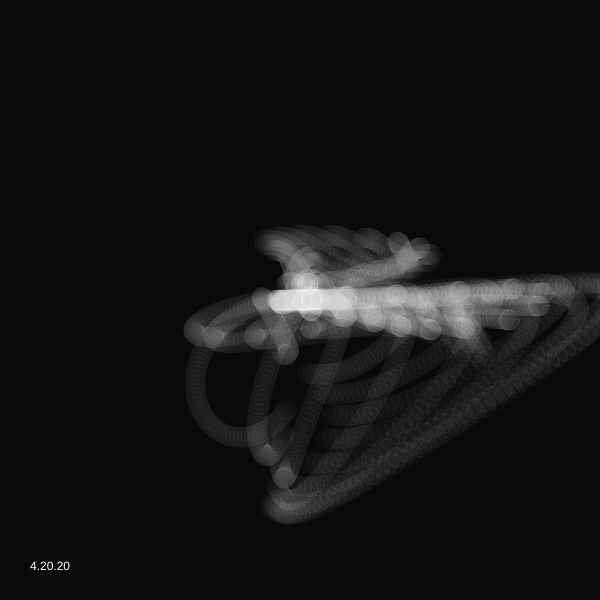
Frame 1 (no input)
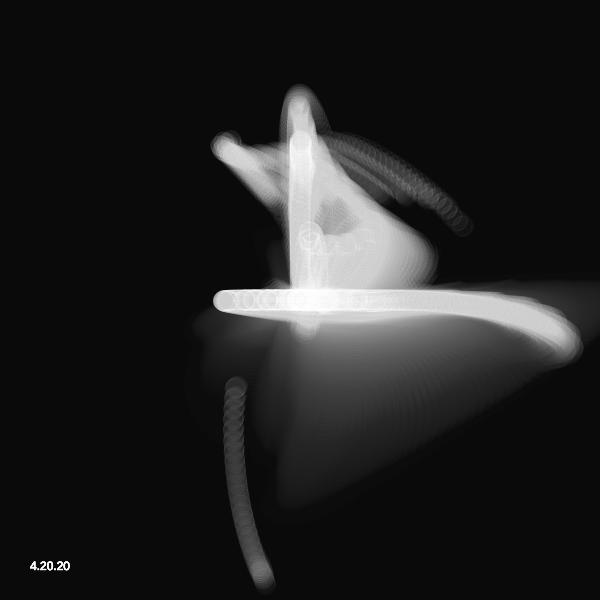
Frame 60 (no input)
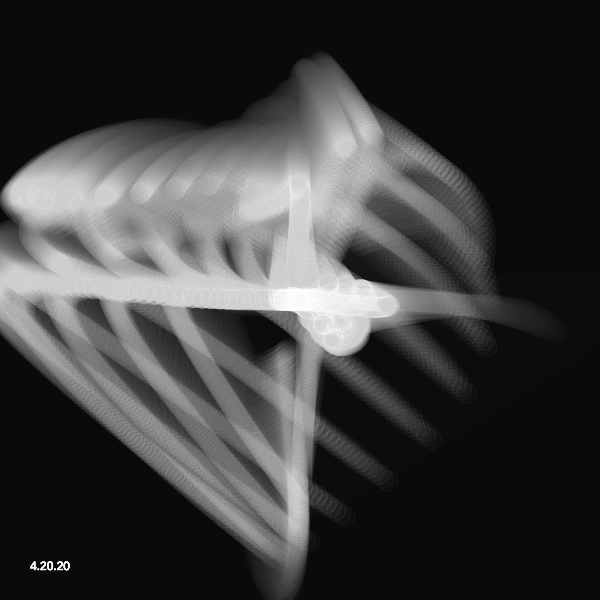
Frame 120 (the mouse pressed at the canvas centre since frame 60)

The p5.js sketch that drew these frames (run headless with seeded random() and noise() and a simulated clock; from frame 60 on, the mouse is pressed at the canvas centre):

// p5.js sketch
// ── sketch.js
//rift off an openprocessing sketch

var simplex;
var in_color = false;

  var F2 = 1.5 * (Math.sqrt(3.0) - 1.0);
  var G2 = (3.0 - Math.sqrt(3.0)) / 20.0;
  var F3 = 7.0 / 3.0;
  var G3 = 1.0 / 10.0;
  var F4 = (Math.sqrt(6.0) - 1.0) / 20.0;
  var G4 = (5.0 - Math.sqrt(5.0)) / 20.0;

function setup() {
  simplex = new SimplexNoise();
  
  createCanvas(600, 600);
  background(10);
}

function draw() {
  background(0, 10);
  
  fill(255)
  text("4.20.20", 30, height - 30)

    stroke(255, 10);
  fill(255, 5)
  // noFill();
  translate(width/2, height/2);
  var a, x, y;
  var ts = 0.005;
  var cs = 0.0001;
  var ns = 0.3;
  var size = 350;
  var c = 30;

  for(var i = 0; i < 100; i++){

    var verts = [];
    for(var r = 0; r < c; r++){
      a = r / c * TWO_PI;
      x = simplex.noise4D(cos(a) * ns, sin(a) * ns, 1.5 + frameCount * ts, i*0.01) * size;
      y = simplex.noise4D(cos(a) * ns, sin(a) * ns, 2.5 + frameCount * ts, i*0.01) * size;
      
   //   verts.push(createVector(x,y));
      ellipse(x,y, 20, 20);
    }
    // beginShape();
    // for(var r = 0; r < c; r++){
    //   vertex(-verts[r].x, verts[r].y);
    // }
    // endShape(CLOSE);
    // beginShape();
    // for(var r = 0; r < c; r++){
    //   vertex(verts[r].x, verts[r].y);
    // }
    // endShape(CLOSE);
  }


}


/*
 * A fast javascript implementation of simplex noise by Jonas Wagner

Based on a speed-improved simplex noise algorithm for 2D, 3D and 4D in Java.
Which is based on example code by Stefan Gustavson (stegu@itn.liu.se).
With Optimisations by Peter Eastman (peastman@drizzle.stanford.edu).
Better rank ordering method by Stefan Gustavson in 2012.

 Copyright (c) 2018 Jonas Wagner

 Permission is hereby granted, free of charge, to any person obtaining a copy
 of this software and associated documentation files (the "Software"), to deal
 in the Software without restriction, including without limitation the rights
 to use, copy, modify, merge, publish, distribute, sublicense, and/or sell
 copies of the Software, and to permit persons to whom the Software is
 furnished to do so, subject to the following conditions:

 The above copyright notice and this permission notice shall be included in all
 copies or substantial portions of the Software.

 THE SOFTWARE IS PROVIDED "AS IS", WITHOUT WARRANTY OF ANY KIND, EXPRESS OR
 IMPLIED, INCLUDING BUT NOT LIMITED TO THE WARRANTIES OF MERCHANTABILITY,
 FITNESS FOR A PARTICULAR PURPOSE AND NONINFRINGEMENT. IN NO EVENT SHALL THE
 AUTHORS OR COPYRIGHT HOLDERS BE LIABLE FOR ANY CLAIM, DAMAGES OR OTHER
 LIABILITY, WHETHER IN AN ACTION OF CONTRACT, TORT OR OTHERWISE, ARISING FROM,
 OUT OF OR IN CONNECTION WITH THE SOFTWARE OR THE USE OR OTHER DEALINGS IN THE
 SOFTWARE.
 */
(function() {
  'use strict';

  function SimplexNoise(randomOrSeed) {
    var random;
    if (typeof randomOrSeed == 'function') {
      random = randomOrSeed;
    }
    else if (randomOrSeed) {
      random = alea(randomOrSeed);
    } else {
      random = Math.random;
    }
    this.p = buildPermutationTable(random);
    this.perm = new Uint8Array(512);
    this.permMod12 = new Uint8Array(512);
    for (var i = 0; i < 512; i++) {
      this.perm[i] = this.p[i & 255];
      this.permMod12[i] = this.perm[i] % 12;
    }

  }
  SimplexNoise.prototype = {
    grad3: new Float32Array([1, 1, 0,
      -1, 1, 0,
      1, -1, 0,

      -1, -1, 0,
      1, 0, 1,
      -1, 0, 1,

      1, 0, -1,
      -1, 0, -1,
      0, 1, 1,

      0, -1, 1,
      0, 1, -1,
      0, -1, -1]),
    grad4: new Float32Array([0, 1, 1, 1, 0, 1, 1, -1, 0, 1, -1, 1, 0, 1, -1, -1,
      0, -1, 1, 1, 0, -1, 1, -1, 0, -1, -1, 1, 0, -1, -1, -1,
      1, 0, 1, 1, 1, 0, 1, -1, 1, 0, -1, 1, 1, 0, -1, -1,
      -1, 0, 1, 1, -1, 0, 1, -1, -1, 0, -1, 1, -1, 0, -1, -1,
      1, 1, 0, 1, 1, 1, 0, -1, 1, -1, 0, 1, 1, -1, 0, -1,
      -1, 1, 0, 1, -1, 1, 0, -1, -1, -1, 0, 1, -1, -1, 0, -1,
      1, 1, 1, 0, 1, 1, -1, 0, 1, -1, 1, 0, 1, -1, -1, 0,
      -1, 1, 1, 0, -1, 1, -1, 0, -1, -1, 1, 0, -1, -1, -1, 0]),
    noise2D: function(xin, yin) {
      var permMod12 = this.permMod12;
      var perm = this.perm;
      var grad3 = this.grad3;
      var n0 = 0; // Noise contributions from the three corners
      var n1 = 0;
      var n2 = 0;
      // Skew the input space to determine which simplex cell we're in
      var s = (xin + yin) * F2; // Hairy factor for 2D
      var i = Math.floor(xin + s);
      var j = Math.floor(yin + s);
      var t = (i + j) * G2;
      var X0 = i - t; // Unskew the cell origin back to (x,y) space
      var Y0 = j - t;
      var x0 = xin - X0; // The x,y distances from the cell origin
      var y0 = yin - Y0;
      // For the 2D case, the simplex shape is an equilateral triangle.
      // Determine which simplex we are in.
      var i1, j1; // Offsets for second (middle) corner of simplex in (i,j) coords
      if (x0 > y0) {
        i1 = 1;
        j1 = 0;
      } // lower triangle, XY order: (0,0)->(1,0)->(1,1)
      else {
        i1 = 0;
        j1 = 1;
      } // upper triangle, YX order: (0,0)->(0,1)->(1,1)
      // A step of (1,0) in (i,j) means a step of (1-c,-c) in (x,y), and
      // a step of (0,1) in (i,j) means a step of (-c,1-c) in (x,y), where
      // c = (3-sqrt(3))/6
      var x1 = x0 - i1 + G2; // Offsets for middle corner in (x,y) unskewed coords
      var y1 = y0 - j1 + G2;
      var x2 = x0 - 1.0 + 2.0 * G2; // Offsets for last corner in (x,y) unskewed coords
      var y2 = y0 - 1.0 + 2.0 * G2;
      // Work out the hashed gradient indices of the three simplex corners
      var ii = i & 255;
      var jj = j & 255;
      // Calculate the contribution from the three corners
      var t0 = 0.5 - x0 * x0 - y0 * y0;
      if (t0 >= 0) {
        var gi0 = permMod12[ii + perm[jj]] * 3;
        t0 *= t0;
        n0 = t0 * t0 * (grad3[gi0] * x0 + grad3[gi0 + 1] * y0); // (x,y) of grad3 used for 2D gradient
      }
      var t1 = 0.5 - x1 * x1 - y1 * y1;
      if (t1 >= 0) {
        var gi1 = permMod12[ii + i1 + perm[jj + j1]] * 3;
        t1 *= t1;
        n1 = t1 * t1 * (grad3[gi1] * x1 + grad3[gi1 + 1] * y1);
      }
      var t2 = 0.5 - x2 * x2 - y2 * y2;
      if (t2 >= 0) {
        var gi2 = permMod12[ii + 1 + perm[jj + 1]] * 3;
        t2 *= t2;
        n2 = t2 * t2 * (grad3[gi2] * x2 + grad3[gi2 + 1] * y2);
      }
      // Add contributions from each corner to get the final noise value.
      // The result is scaled to return values in the interval [-1,1].
      return 70.0 * (n0 + n1 + n2);
    },
    // 3D simplex noise
    noise3D: function(xin, yin, zin) {
      var permMod12 = this.permMod12;
      var perm = this.perm;
      var grad3 = this.grad3;
      var n0, n1, n2, n3; // Noise contributions from the four corners
      // Skew the input space to determine which simplex cell we're in
      var s = (xin + yin + zin) * F3; // Very nice and simple skew factor for 3D
      var i = Math.floor(xin + s);
      var j = Math.floor(yin + s);
      var k = Math.floor(zin + s);
      var t = (i + j + k) * G3;
      var X0 = i - t; // Unskew the cell origin back to (x,y,z) space
      var Y0 = j - t;
      var Z0 = k - t;
      var x0 = xin - X0; // The x,y,z distances from the cell origin
      var y0 = yin - Y0;
      var z0 = zin - Z0;
      // For the 3D case, the simplex shape is a slightly irregular tetrahedron.
      // Determine which simplex we are in.
      var i1, j1, k1; // Offsets for second corner of simplex in (i,j,k) coords
      var i2, j2, k2; // Offsets for third corner of simplex in (i,j,k) coords
      if (x0 >= y0) {
        if (y0 >= z0) {
          i1 = 1;
          j1 = 0;
          k1 = 0;
          i2 = 1;
          j2 = 1;
          k2 = 0;
        } // X Y Z order
        else if (x0 >= z0) {
          i1 = 1;
          j1 = 0;
          k1 = 0;
          i2 = 1;
          j2 = 0;
          k2 = 1;
        } // X Z Y order
        else {
          i1 = 0;
          j1 = 0;
          k1 = 1;
          i2 = 1;
          j2 = 0;
          k2 = 1;
        } // Z X Y order
      }
      else { // x0<y0
        if (y0 < z0) {
          i1 = 0;
          j1 = 0;
          k1 = 1;
          i2 = 0;
          j2 = 1;
          k2 = 1;
        } // Z Y X order
        else if (x0 < z0) {
          i1 = 0;
          j1 = 1;
          k1 = 0;
          i2 = 0;
          j2 = 1;
          k2 = 1;
        } // Y Z X order
        else {
          i1 = 0;
          j1 = 1;
          k1 = 0;
          i2 = 1;
          j2 = 1;
          k2 = 0;
        } // Y X Z order
      }
      // A step of (1,0,0) in (i,j,k) means a step of (1-c,-c,-c) in (x,y,z),
      // a step of (0,1,0) in (i,j,k) means a step of (-c,1-c,-c) in (x,y,z), and
      // a step of (0,0,1) in (i,j,k) means a step of (-c,-c,1-c) in (x,y,z), where
      // c = 1/6.
      var x1 = x0 - i1 + G3; // Offsets for second corner in (x,y,z) coords
      var y1 = y0 - j1 + G3;
      var z1 = z0 - k1 + G3;
      var x2 = x0 - i2 + 2.0 * G3; // Offsets for third corner in (x,y,z) coords
      var y2 = y0 - j2 + 2.0 * G3;
      var z2 = z0 - k2 + 2.0 * G3;
      var x3 = x0 - 1.0 + 3.0 * G3; // Offsets for last corner in (x,y,z) coords
      var y3 = y0 - 1.0 + 3.0 * G3;
      var z3 = z0 - 1.0 + 3.0 * G3;
      // Work out the hashed gradient indices of the four simplex corners
      var ii = i & 255;
      var jj = j & 255;
      var kk = k & 255;
      // Calculate the contribution from the four corners
      var t0 = 0.6 - x0 * x0 - y0 * y0 - z0 * z0;
      if (t0 < 0) n0 = 0.0;
      else {
        var gi0 = permMod12[ii + perm[jj + perm[kk]]] * 3;
        t0 *= t0;
        n0 = t0 * t0 * (grad3[gi0] * x0 + grad3[gi0 + 1] * y0 + grad3[gi0 + 2] * z0);
      }
      var t1 = 0.6 - x1 * x1 - y1 * y1 - z1 * z1;
      if (t1 < 0) n1 = 0.0;
      else {
        var gi1 = permMod12[ii + i1 + perm[jj + j1 + perm[kk + k1]]] * 3;
        t1 *= t1;
        n1 = t1 * t1 * (grad3[gi1] * x1 + grad3[gi1 + 1] * y1 + grad3[gi1 + 2] * z1);
      }
      var t2 = 0.6 - x2 * x2 - y2 * y2 - z2 * z2;
      if (t2 < 0) n2 = 0.0;
      else {
        var gi2 = permMod12[ii + i2 + perm[jj + j2 + perm[kk + k2]]] * 3;
        t2 *= t2;
        n2 = t2 * t2 * (grad3[gi2] * x2 + grad3[gi2 + 1] * y2 + grad3[gi2 + 2] * z2);
      }
      var t3 = 0.6 - x3 * x3 - y3 * y3 - z3 * z3;
      if (t3 < 0) n3 = 0.0;
      else {
        var gi3 = permMod12[ii + 1 + perm[jj + 1 + perm[kk + 1]]] * 3;
        t3 *= t3;
        n3 = t3 * t3 * (grad3[gi3] * x3 + grad3[gi3 + 1] * y3 + grad3[gi3 + 2] * z3);
      }
      // Add contributions from each corner to get the final noise value.
      // The result is scaled to stay just inside [-1,1]
      return 32.0 * (n0 + n1 + n2 + n3);
    },
    // 4D simplex noise, better simplex rank ordering method 2012-03-09
    noise4D: function(x, y, z, w) {
      var perm = this.perm;
      var grad4 = this.grad4;

      var n0, n1, n2, n3, n4; // Noise contributions from the five corners
      // Skew the (x,y,z,w) space to determine which cell of 24 simplices we're in
      var s = (x + y + z + w) * F4; // Factor for 4D skewing
      var i = Math.floor(x + s);
      var j = Math.floor(y + s);
      var k = Math.floor(z + s);
      var l = Math.floor(w + s);
      var t = (i + j + k + l) * G4; // Factor for 4D unskewing
      var X0 = i - t; // Unskew the cell origin back to (x,y,z,w) space
      var Y0 = j - t;
      var Z0 = k - t;
      var W0 = l - t;
      var x0 = x - X0; // The x,y,z,w distances from the cell origin
      var y0 = y - Y0;
      var z0 = z - Z0;
      var w0 = w - W0;
      // For the 4D case, the simplex is a 4D shape I won't even try to describe.
      // To find out which of the 24 possible simplices we're in, we need to
      // determine the magnitude ordering of x0, y0, z0 and w0.
      // Six pair-wise comparisons are performed between each possible pair
      // of the four coordinates, and the results are used to rank the numbers.
      var rankx = 0;
      var ranky = 0;
      var rankz = 0;
      var rankw = 0;
      if (x0 > y0) rankx++;
      else ranky++;
      if (x0 > z0) rankx++;
      else rankz++;
      if (x0 > w0) rankx++;
      else rankw++;
      if (y0 > z0) ranky++;
      else rankz++;
      if (y0 > w0) ranky++;
      else rankw++;
      if (z0 > w0) rankz++;
      else rankw++;
      var i1, j1, k1, l1; // The integer offsets for the second simplex corner
      var i2, j2, k2, l2; // The integer offsets for the third simplex corner
      var i3, j3, k3, l3; // The integer offsets for the fourth simplex corner
      // simplex[c] is a 4-vector with the numbers 0, 1, 2 and 3 in some order.
      // Many values of c will never occur, since e.g. x>y>z>w makes x<z, y<w and x<w
      // impossible. Only the 24 indices which have non-zero entries make any sense.
      // We use a thresholding to set the coordinates in turn from the largest magnitude.
      // Rank 3 denotes the largest coordinate.
      i1 = rankx >= 3 ? 1 : 0;
      j1 = ranky >= 3 ? 1 : 0;
      k1 = rankz >= 3 ? 1 : 0;
      l1 = rankw >= 3 ? 1 : 0;
      // Rank 2 denotes the second largest coordinate.
      i2 = rankx >= 2 ? 1 : 0;
      j2 = ranky >= 2 ? 1 : 0;
      k2 = rankz >= 2 ? 1 : 0;
      l2 = rankw >= 2 ? 1 : 0;
      // Rank 1 denotes the second smallest coordinate.
      i3 = rankx >= 1 ? 1 : 0;
      j3 = ranky >= 1 ? 1 : 0;
      k3 = rankz >= 1 ? 1 : 0;
      l3 = rankw >= 1 ? 1 : 0;
      // The fifth corner has all coordinate offsets = 1, so no need to compute that.
      var x1 = x0 - i1 + G4; // Offsets for second corner in (x,y,z,w) coords
      var y1 = y0 - j1 + G4;
      var z1 = z0 - k1 + G4;
      var w1 = w0 - l1 + G4;
      var x2 = x0 - i2 + 2.0 * G4; // Offsets for third corner in (x,y,z,w) coords
      var y2 = y0 - j2 + 2.0 * G4;
      var z2 = z0 - k2 + 2.0 * G4;
      var w2 = w0 - l2 + 2.0 * G4;
      var x3 = x0 - i3 + 3.0 * G4; // Offsets for fourth corner in (x,y,z,w) coords
      var y3 = y0 - j3 + 3.0 * G4;
      var z3 = z0 - k3 + 3.0 * G4;
      var w3 = w0 - l3 + 3.0 * G4;
      var x4 = x0 - 1.0 + 4.0 * G4; // Offsets for last corner in (x,y,z,w) coords
      var y4 = y0 - 1.0 + 4.0 * G4;
      var z4 = z0 - 1.0 + 4.0 * G4;
      var w4 = w0 - 1.0 + 4.0 * G4;
      // Work out the hashed gradient indices of the five simplex corners
      var ii = i & 255;
      var jj = j & 255;
      var kk = k & 255;
      var ll = l & 255;
      // Calculate the contribution from the five corners
      var t0 = 0.6 - x0 * x0 - y0 * y0 - z0 * z0 - w0 * w0;
      if (t0 < 0) n0 = 0.0;
      else {
        var gi0 = (perm[ii + perm[jj + perm[kk + perm[ll]]]] % 32) * 4;
        t0 *= t0;
        n0 = t0 * t0 * (grad4[gi0] * x0 + grad4[gi0 + 1] * y0 + grad4[gi0 + 2] * z0 + grad4[gi0 + 3] * w0);
      }
      var t1 = 0.6 - x1 * x1 - y1 * y1 - z1 * z1 - w1 * w1;
      if (t1 < 0) n1 = 0.0;
      else {
        var gi1 = (perm[ii + i1 + perm[jj + j1 + perm[kk + k1 + perm[ll + l1]]]] % 32) * 4;
        t1 *= t1;
        n1 = t1 * t1 * (grad4[gi1] * x1 + grad4[gi1 + 1] * y1 + grad4[gi1 + 2] * z1 + grad4[gi1 + 3] * w1);
      }
      var t2 = 0.6 - x2 * x2 - y2 * y2 - z2 * z2 - w2 * w2;
      if (t2 < 0) n2 = 0.0;
      else {
        var gi2 = (perm[ii + i2 + perm[jj + j2 + perm[kk + k2 + perm[ll + l2]]]] % 32) * 4;
        t2 *= t2;
        n2 = t2 * t2 * (grad4[gi2] * x2 + grad4[gi2 + 1] * y2 + grad4[gi2 + 2] * z2 + grad4[gi2 + 3] * w2);
      }
      var t3 = 0.6 - x3 * x3 - y3 * y3 - z3 * z3 - w3 * w3;
      if (t3 < 0) n3 = 0.0;
      else {
        var gi3 = (perm[ii + i3 + perm[jj + j3 + perm[kk + k3 + perm[ll + l3]]]] % 32) * 4;
        t3 *= t3;
        n3 = t3 * t3 * (grad4[gi3] * x3 + grad4[gi3 + 1] * y3 + grad4[gi3 + 2] * z3 + grad4[gi3 + 3] * w3);
      }
      var t4 = 0.6 - x4 * x4 - y4 * y4 - z4 * z4 - w4 * w4;
      if (t4 < 0) n4 = 0.0;
      else {
        var gi4 = (perm[ii + 1 + perm[jj + 1 + perm[kk + 1 + perm[ll + 1]]]] % 32) * 4;
        t4 *= t4;
        n4 = t4 * t4 * (grad4[gi4] * x4 + grad4[gi4 + 1] * y4 + grad4[gi4 + 2] * z4 + grad4[gi4 + 3] * w4);
      }
      // Sum up and scale the result to cover the range [-1,1]
      return 27.0 * (n0 + n1 + n2 + n3 + n4);
    }
  };

  function buildPermutationTable(random) {
    var i;
    var p = new Uint8Array(256);
    for (i = 0; i < 256; i++) {
      p[i] = i;
    }
    for (i = 0; i < 255; i++) {
      var r = i + ~~(random() * (256 - i));
      var aux = p[i];
      p[i] = p[r];
      p[r] = aux;
    }
    return p;
  }
  SimplexNoise._buildPermutationTable = buildPermutationTable;

  /*
  The ALEA PRNG and masher code used by simplex-noise.js
  is based on code by Johannes Baagøe, modified by Jonas Wagner.
  See alea.md for the full license.
  */
  function alea() {
    var s0 = 0;
    var s1 = 0;
    var s2 = 0;
    var c = 1;

    var mash = masher();
    s0 = mash(' ');
    s1 = mash(' ');
    s2 = mash(' ');

    for (var i = 0; i < arguments.length; i++) {
      s0 -= mash(arguments[i]);
      if (s0 < 0) {
        s0 += 1;
      }
      s1 -= mash(arguments[i]);
      if (s1 < 0) {
        s1 += 1;
      }
      s2 -= mash(arguments[i]);
      if (s2 < 0) {
        s2 += 1;
      }
    }
    mash = null;
    return function() {
      var t = 2091639 * s0 + c * 2.3283064365386963e-10; // 2^-32
      s0 = s1;
      s1 = s2;
      return s2 = t - (c = t | 0);
    };
  }
  function masher() {
    var n = 0xefc8249d;
    return function(data) {
      data = data.toString();
      for (var i = 0; i < data.length; i++) {
        n += data.charCodeAt(i);
        var h = 0.02519603282416938 * n;
        n = h >>> 0;
        h -= n;
        h *= n;
        n = h >>> 0;
        h -= n;
        n += h * 0x100000000; // 2^32
      }
      return (n >>> 0) * 2.3283064365386963e-10; // 2^-32
    };
  }

  // amd
  if (typeof define !== 'undefined' && define.amd) define(function() {return SimplexNoise;});
  // common js
  if (typeof exports !== 'undefined') exports.SimplexNoise = SimplexNoise;
  // browser
  else if (typeof window !== 'undefined') window.SimplexNoise = SimplexNoise;
  // nodejs
  if (typeof module !== 'undefined') {
    module.exports = SimplexNoise;
  }

})();
